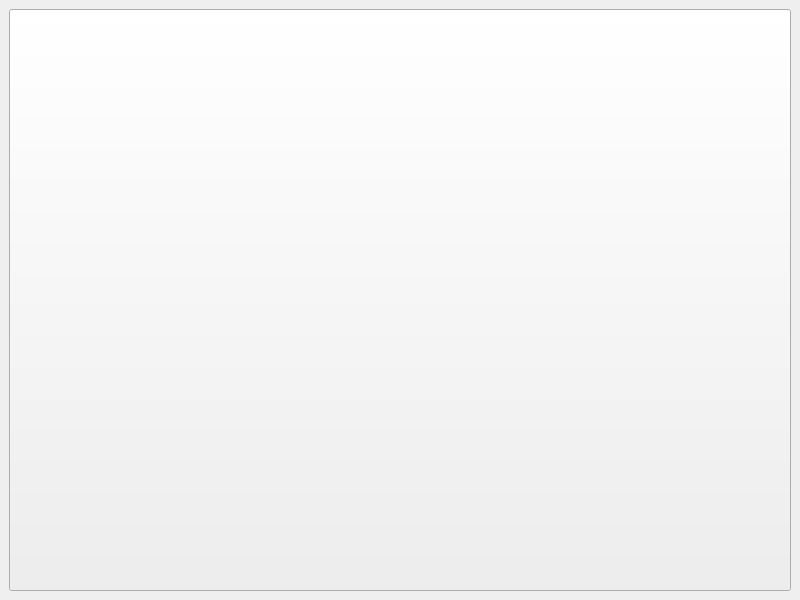
<?xml version="1.0" encoding="UTF-8"?>
<ui version="4.0">
 <class>Button</class>
 <widget class="QMainWindow" name="Button">
  <property name="geometry">
   <rect>
    <x>0</x>
    <y>0</y>
    <width>800</width>
    <height>600</height>
   </rect>
  </property>
  <property name="windowTitle">
   <string>Button</string>
  </property>
  <property name="iconSize">
   <size>
    <width>100</width>
    <height>100</height>
   </size>
  </property>
  <widget class="QWidget" name="centralwidget">
   <layout class="QGridLayout" name="gridLayout">
    <item row="0" column="0">
     <layout class="QFormLayout" name="formLayout">
      <item row="0" column="0" colspan="2">
       <widget class="QPushButton" name="pushButton">
        <property name="sizePolicy">
         <sizepolicy hsizetype="Minimum" vsizetype="Expanding">
          <horstretch>0</horstretch>
          <verstretch>0</verstretch>
         </sizepolicy>
        </property>
        <property name="autoFillBackground">
         <bool>false</bool>
        </property>
        <property name="styleSheet">
         <string notr="true">image: url(:/red.png);</string>
        </property>
        <property name="text">
         <string/>
        </property>
       </widget>
      </item>
     </layout>
    </item>
   </layout>
  </widget>
 </widget>
 <resources/>
 <connections>
  <connection>
   <sender>pushButton</sender>
   <signal>clicked()</signal>
   <receiver>Button</receiver>
   <slot>play()</slot>
   <hints>
    <hint type="sourcelabel">
     <x>399</x>
     <y>299</y>
    </hint>
    <hint type="destinationlabel">
     <x>399</x>
     <y>299</y>
    </hint>
   </hints>
  </connection>
 </connections>
 <slots>
  <slot>play()</slot>
 </slots>
</ui>
